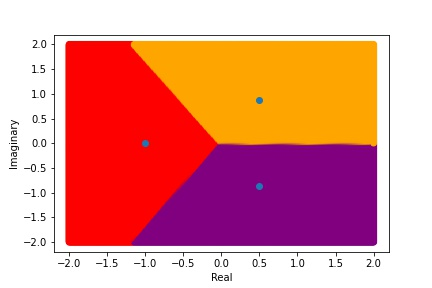

Reproduce this figure in Python.
#! /usr/bin/env python3
#
from f9 import f9
from f9 import f9p
from newton3 import newton3
import numpy as np
import matplotlib.pyplot as plt

NPTS = 100
x = np.linspace(-2, 2, NPTS)
y = np.linspace(-2, 2, NPTS)
omega = np.zeros(3, dtype=np.complex_)
omega[0] = -1  # red
omega[1] = (1 + np.sqrt(3) * 1j) / 2  # orange
omega[2] = (1 - np.sqrt(3) * 1j) / 2  # purple

z = np.zeros((NPTS, NPTS), dtype=np.complex_)

for k in range(0, NPTS):
  for m in range(0, NPTS):
    z[k, m] = x[k] + y[m] * 1j

z = z.flatten()

which = []
for k in range(0, len(z)):
  root, num_iters = newton3 ( f9, f9p, z[k], maxIts = 500 )
  whichRoot = np.argmin(np.abs(root - omega))
  if whichRoot == 0:
    which += ['red']
  elif whichRoot == 1:
    which += ['orange']
  elif whichRoot == 2:
    which += ['purple']
  else:
    print('You have a bug')

plt.scatter(z.real, z.imag, color=which)
plt.scatter(omega.real, omega.imag)
plt.ylabel('Imaginary')
plt.xlabel('Real')
plt.savefig ( 'exercise10.jpg' )
plt.show ( )
plt.close ( )
